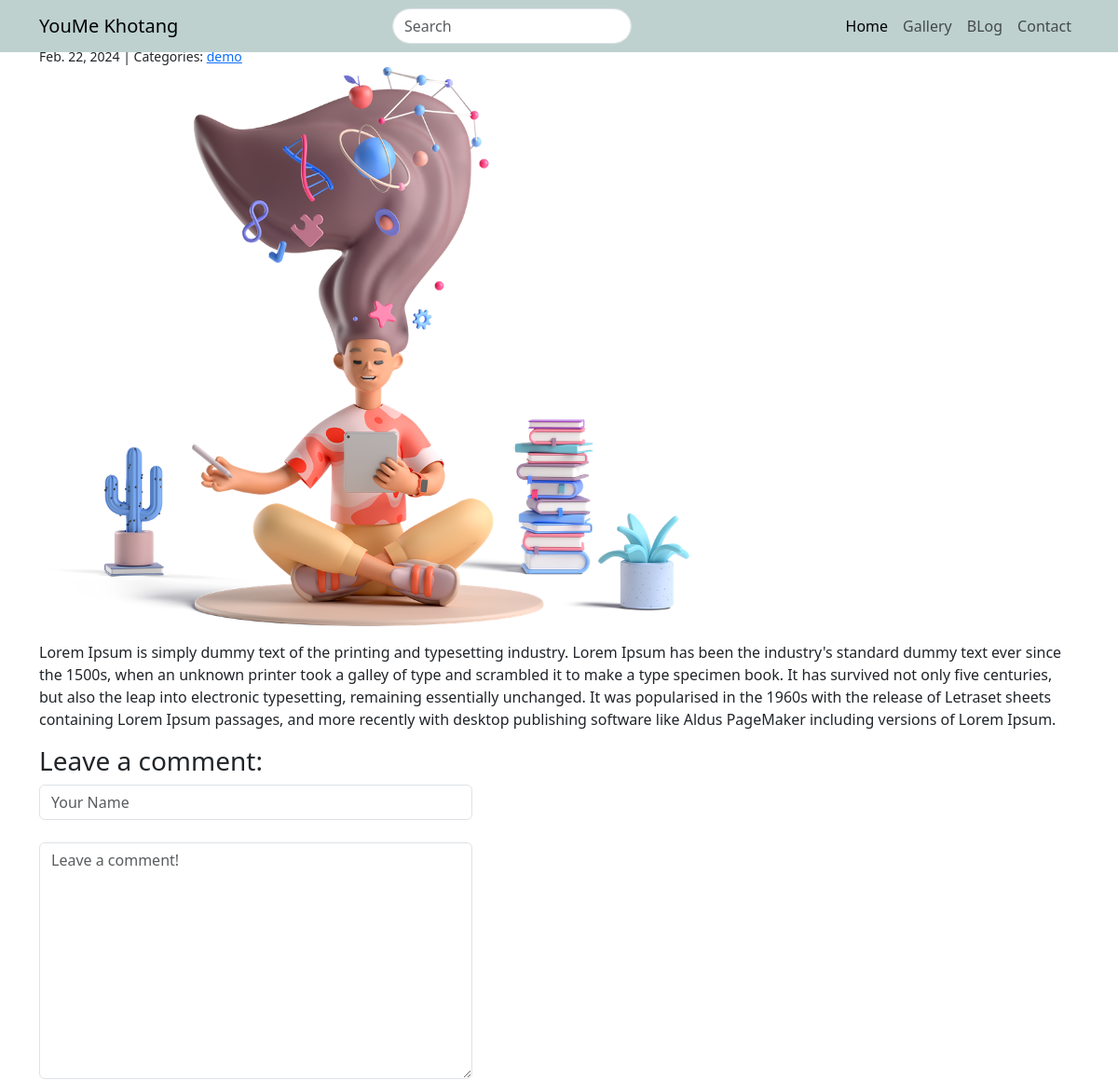
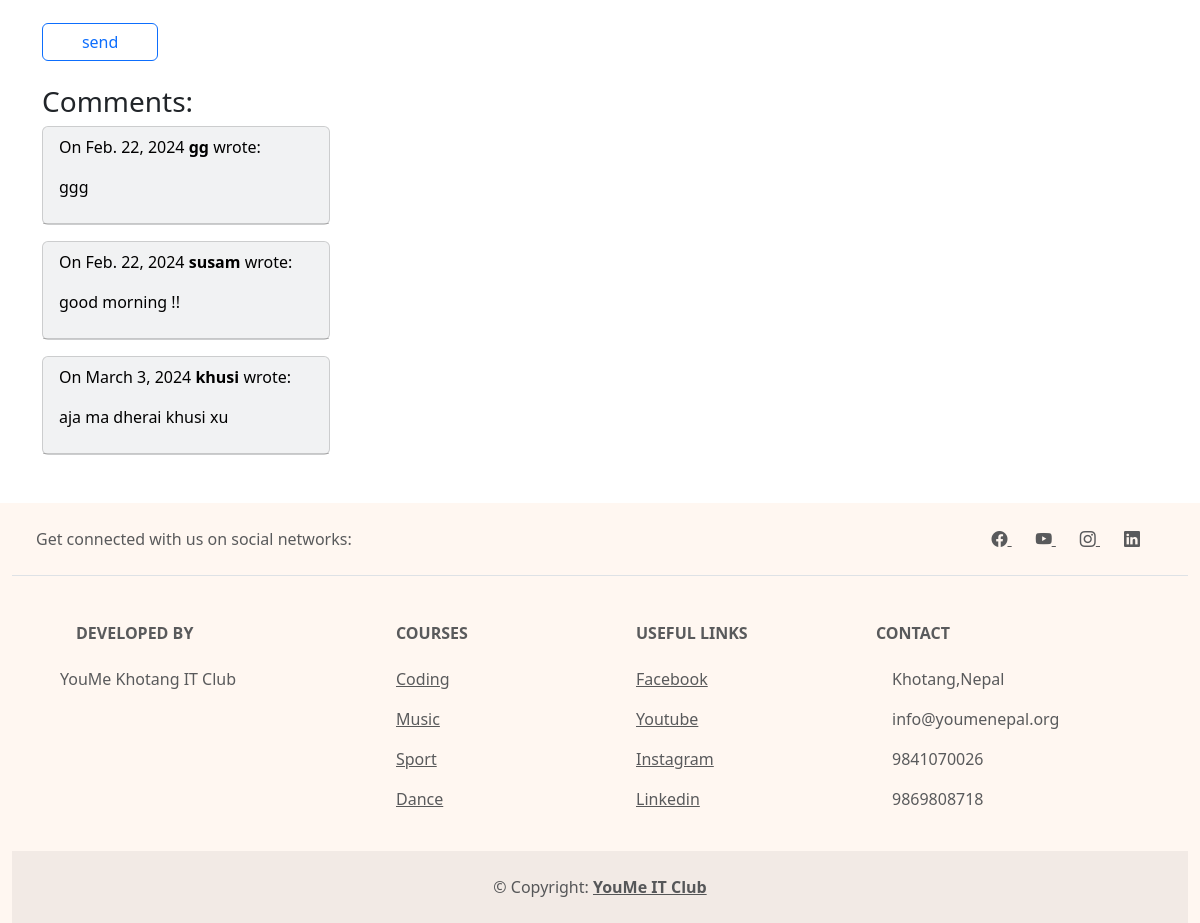
The app's page /post/1/ with its own data (2 pictures, top to bottom).
### blog/models.py (models this page shows, shortened)
class Post(models.Model):
    title = models.CharField(max_length=250)
    body = models.TextField()
    created_on = models.DateTimeField(auto_now_add= True)
    last_modified = models.DateTimeField(auto_now=True)
    categories = models.ManyToManyField("Category", related_name="posts")
    image= models.ImageField(upload_to="post/")

class Category(models.Model):
    name= models.CharField(max_length=30)
    class Meta:
        verbose_name_plural = "categories"

class Comment(models.Model):
    author = models.CharField(max_length=60)
    body = models.TextField()
    created_on = models.DateTimeField(auto_now_add=True)
    post = models.ForeignKey("Post", on_delete=models.CASCADE)

### blog/views.py (the view, shortened to what this page needs)
# urls.py: path("post/<int:pk>/", views.blog_detail, name="blog_detail"),
def blog_detail(request,pk):
    post = Post.objects.get(pk=pk)
    form = CommentForm()
    comments = Comment.objects.filter(post=post)
    context = {
        "post":post,
        "comments":comments,
        'form':CommentForm(),
    }
    return render(request, "blog/blog_detail.html",context)

### blog/forms.py
class CommentForm(forms.Form):
    author = forms.CharField(
        max_length=60,
        widget=forms.TextInput(
            attrs={"class": "form-control", "placeholder": "Your Name"}
        ),
    )
    body = forms.CharField(
        widget=forms.Textarea(
            attrs={"class": "form-control", "placeholder": "Leave a comment!"}
        )
    )

### blog/templates/blog/blog_detail.html (shortened to what this page needs)
{% extends 'blog/base.html' %}
{% block page_content %}
<div class="container my-5">
    <small class="my-5">
        {{ post.created_on.date }} | Categories:
        {% for category in post.categories.all %}
        <a href="{% url 'blog_category' category.name %}">
            {{ category.name }}
        </a>
        {% endfor %}
    </small>
    <br>
    <img src="/media/{{post.image}}" class="img-fluid" alt="...">
    <p>{{ post.body | linebreaks }}</p>
    <h3>Leave a comment:</h3>
    <form method="post" class="form col-sm-12 col-lg-5 mb-4">
        <div class="mb-4">
            {{ form.author }}
        </div>
        <div class="mb-4">
            {{ form.body }}
        </div>
        <button type="submit" class="btn btn-outline-primary  w-25 mx"> send </button>
    </form>
    <h3>Comments:</h3>
    {% for comment in comments %}
    <div class="card text-bg-light mb-3" style="max-width: 18rem;">
        <div class="card-header"> On {{ comment.created_on.date }} <b>{{ comment.author }}</b> wrote:
            <p class="card-text">{{ comment.body | linebreaks }}</p>
        </div>
    </div>
    {% endfor %}
</div>
{% endblock page_content %}

### records on screen
Post: created_on "Feb. 22, 2024", image (picture), body "Lorem Ipsum is simply dummy text of the printing and typesetting industry. Lorem Ipsum has been the industry's standard dummy text ever since the 1500s, when an unknown printer took a galley of type and scrambled it to make a type specimen book. It has survived not only five centuries, but also the leap into electronic typesetting, remaining essentially unchanged. It was popularised in the 1960s with the release of Letraset sheets containing Lorem Ipsum passages, and more recently with desktop publishing software like Aldus PageMaker including versions of Lorem Ipsum."
Category: name "demo"
Comment: created_on "Feb. 22, 2024", author "gg", body "ggg"
Comment: created_on "Feb. 22, 2024", author "susam", body "good morning !!"
Comment: created_on "March 3, 2024", author "khusi", body "aja ma dherai khusi xu"
